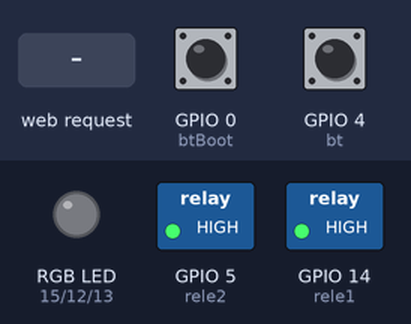
A sketch run on a simulated ESP8266 (NodeMCU). Shown: switched loads named in the sketch (green lamp = pin HIGH), an RGB LED mixed from three pins (HIGH = lit). Inputs (shaded band) come from the test bench; at power-on: GPIO 0 (btBoot) HIGH, GPIO 4 (bt) HIGH. Dim RGB values are drawn brighter than linear; WiFi joins after 1.5 s; servers stay silent unless stated; storage starts empty; EEPROM starts erased.

Above: at 4.7 s.
4.8 s: GPIO 0 (btBoot) pulled LOW for 0.15 s
At 6.0 s:
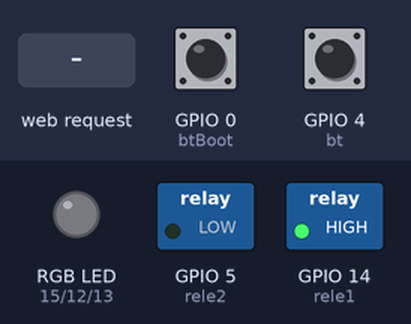
6.4 s: HTTP request GET /Controle?Rele1Quarto=on received
At 7.6 s:
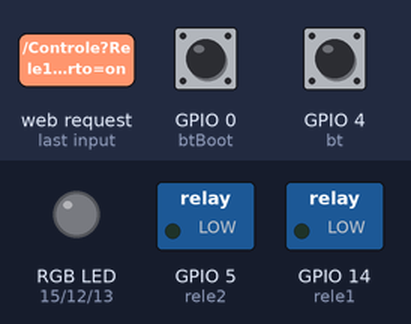
8.3 s: HTTP request GET /Controle?Rele2Quarto=on received
At 9.3 s:
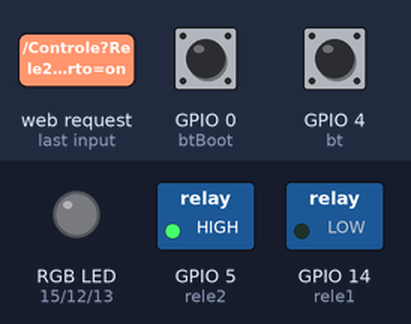
9.8 s: HTTP request GET /Controle?Rele1Quarto=1&Rele2Quarto=1&rgb=1 received
At 10.3 s:
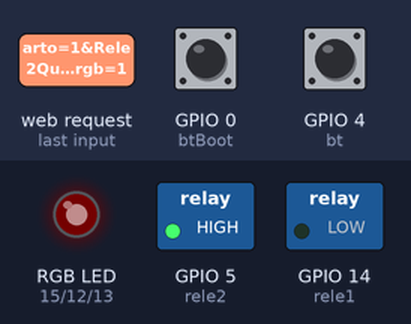
11.3 s: GPIO 0 (btBoot) pulled LOW for 1 s
At 12.1 s:
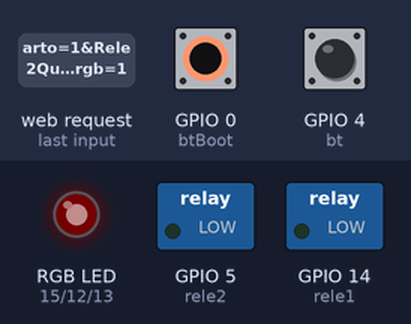
13.8 s: GPIO 4 (bt) pulled LOW for 0.15 s
At 15.2 s:
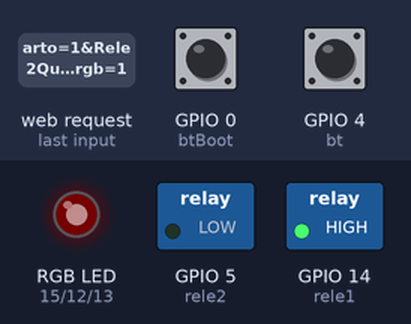
Timing chart, 0 to 16.4 s (numbered marks = the images above; inputs shaded):
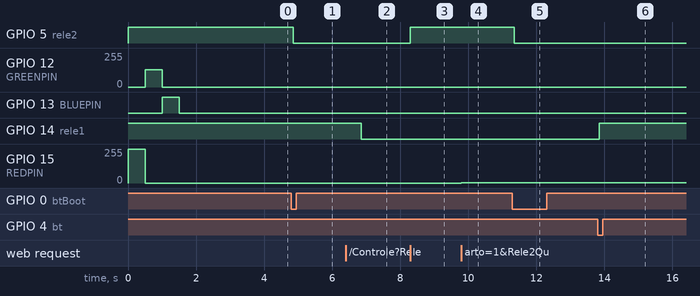

Measured:
- after the input at 4.8 s, GPIO 5 (rele2): HIGH → LOW after 0.05 s
- after the input at 6.4 s, GPIO 14 (rele1): HIGH → LOW after 0.45 s
- after the input at 8.3 s, GPIO 5 (rele2): LOW → HIGH at once
- after the input at 9.8 s, GPIO 15 (REDPIN): 0/255 → 1/255 at once
- after the input at 11.3 s, GPIO 5 (rele2): HIGH → LOW after 0.05 s
- after the input at 13.8 s, GPIO 14 (rele1): LOW → HIGH after 0.05 s

The sketch:

ESP8266-IP-Fixo-WifiManger.ino
```cpp
#include <FS.h>
#include <ESP8266WiFi.h>
#include <ESP8266WebServer.h>
#include <WiFiManager.h>
#include <ArduinoJson.h>
#include <FastLED.h>
#include <EEPROM.h>

#define EEPROM_SIZE 2

char static_ip[16] = "192.168.0.218";
char static_gw[16] = "192.168.0.1";
char static_sn[16] = "255.255.255.0";
bool shouldSaveConfig = false;

int rele1 = 14;
int rele2 = 5;
#define REDPIN   15
#define GREENPIN 12
#define BLUEPIN  13
int bt = 4;
int btBoot = 0;
boolean buttonPress = false;

ESP8266WebServer server(80);
//  Strings com HTML
String Q_1 = "<!DOCTYPE HTML><html><head></head><h1><center>AlexandreDev Automacao / Device-Quarto</center>";
String Q_2 = "</p></center><h3><BR></h3><html>\r\n";
String Ql = "";                                             // Quarto ligado
String Qd = "";                                             // Quarto desligado
String Qil = "";
String Q2 = "<p><center></p><p><h1>Equipamento resetado!</h1></p><p><center></p><p><h2>Conectar-se a rede wifi ''AlexandreDev-Device-Quarto'' e acesse http://192.168.4.1/<h2></p>";
String Qid = "";
String Rele1Quarto;
String Rele2Quarto;
int rele1State;
int rele2State ;
String rgb;
String rgbBrilho;
String ResetEsp; // String para controle

void saveConfigCallback ()
{
  shouldSaveConfig = true;
}
//-------------------------------
void setup()
{
  Serial.begin(9600);
  Ql += Q_1;                                                // Monta tela pra informar que a luz
  Ql += "<p><center></p><p><a href=\"/Controle?Rele1Quarto=on \"><button style=\"background-color: rgb(123,104,238);height: 100px; width: 200px; border-radius: 25px;\"><h1>Rele1</h1></button></a><p><center></p><p><a href=\"/Controle?Rele2Quarto=on \"><button style=\"background-color: rgb(123,104,238);height: 100px; width: 200px; border-radius: 25px;\"><h1>Rele2</h1></button></a><p><center></p><p><a href=\"/Controle?ResetEsp=on \"><button style=\"background-color: rgb(255,0,0);height: 100px; width: 200px; border-radius: 25px;\"><h1>Reset</h1></button></a>";
  Qd += Q_1;

  EEPROM.begin(EEPROM_SIZE);
  rele1State = EEPROM.read(0);
  rele2State = EEPROM.read(1);

int fitaSpeed = 20;
pinMode(rele1, OUTPUT);
pinMode(rele2, OUTPUT);
pinMode(REDPIN,   OUTPUT);
pinMode(GREENPIN, OUTPUT);
pinMode(BLUEPIN,  OUTPUT);
pinMode(bt, INPUT_PULLUP);
pinMode(btBoot, INPUT_PULLUP);
digitalWrite(rele1, rele1State);
digitalWrite(rele2, rele2State);

colorBars();

  if (SPIFFS.begin())
  {

    if (SPIFFS.exists("/config.json"))                      // carregar arquivo caso exista
    {

      File configFile = SPIFFS.open("/config.json", "r");
      if (configFile) {

        size_t size = configFile.size();
        std::unique_ptr<char[]> buf(new char[size]);
        configFile.readBytes(buf.get(), size);
        DynamicJsonBuffer jsonBuffer;
        JsonObject& json = jsonBuffer.parseObject(buf.get());
        json.printTo(Serial);
        if (json.success())
        {

          if (json["ip"])
          {

            strcpy(static_ip, json["ip"]);
            strcpy(static_gw, json["gateway"]);
            strcpy(static_sn, json["subnet"]);

          }

        }

      }
    }
  }

  WiFiManager wifiManager;

  wifiManager.setSaveConfigCallback(saveConfigCallback);      //salva a configuração recebida
  IPAddress _ip, _gw, _sn;                                    //salvar IP
  _ip.fromString(static_ip);
  _gw.fromString(static_gw);
  _sn.fromString(static_sn);
  wifiManager.setSTAStaticIPConfig(_ip, _gw, _sn);

  // wifiManager.resetSettings();                               //reset para apagar senha wifi

  wifiManager.setMinimumSignalQuality();                        //confiura qualidade minima de sinal do wifi padrão 8%

  if (!wifiManager.autoConnect("AlexandreDev-Device-Quarto", "91906245")) //verififcar se o wifi se conectou
  {
    delay(3000);
    ESP.reset();                                                //reinicia o ESP caso não conecte em nenhum rede
    delay(5000);
  }

  if (shouldSaveConfig)                                         //salva as configuração recebidas
  {

    DynamicJsonBuffer jsonBuffer;
    JsonObject& json = jsonBuffer.createObject();
    json["ip"] = WiFi.localIP().toString();
    json["gateway"] = WiFi.gatewayIP().toString();
    json["subnet"] = WiFi.subnetMask().toString();
    File configFile = SPIFFS.open("/config.json", "w");
    if (!configFile)
    {
     // verifica se ouve erro na leitura dos arquivos
    }
    json.prettyPrintTo(Serial);
    json.printTo(configFile);
    configFile.close();    //fechar e salvar a configuração
  }

  //Serial.println("local ip");
  //Serial.println(WiFi.localIP());
  //Serial.println(WiFi.gatewayIP());
 // Serial.println(WiFi.subnetMask());

  server.on("/", []()                                       // Ao request
  {
    server.send(200, "text/html", Ql);                      // Executa o HTML Ql (Quarto ligado)
  });

  server.on("/status",[](){
    if (digitalRead(rele1) == HIGH)                        // Se a saida esta ligada, carrega a pagina "ligada"
    {
      server.send(200, "text/json", "{\"Rele 1\": \"Ligado\"}");
    }
    if (digitalRead(rele2) == HIGH)                        // Se a saida esta ligada, carrega a pagina "ligada"
    {
      server.send(200, "text/json", "{\"Rele 2\": \"Ligado\"}");
    }
    if (digitalRead(rele1) == LOW)                         // Se a saida esta desligada, carrega a pagina "desligada"
    {
     server.send(200, "text/json", "{\"Rele 1\": \"Desligado\"}");
    }
    if (digitalRead(rele2) == LOW)                         // Se a saida esta desligada, carrega a pagina "desligada"
    {
     server.send(200, "text/json", "{\"Rele 2\": \"Desligado\"}");
    }

  });
  server.on("/Controle", []()                               // Ao requeste
  {
    WiFiManager wifiManager;
    Rele1Quarto = server.arg("Rele1Quarto");
    Rele2Quarto = server.arg("Rele2Quarto");
    rgb = server.arg("rgb");
    ResetEsp = server.arg("ResetEsp");
    rgbBrilho = server.arg("rgbBrilho");

    int finalRGB = rgb.indexOf("a");
    String valorReq = rgb.substring(0, finalRGB);
    String valorBri = rgb.substring(finalRGB + 1);

    if(Rele1Quarto == "on") {
      digitalWrite(rele1, !digitalRead(rele1));
       EEPROM.write(0, digitalRead(rele1));
       EEPROM.commit();

    }
    if(Rele2Quarto == "on"){
      digitalWrite(rele2, !digitalRead(rele2));
      EEPROM.write(1, digitalRead(rele2));
      EEPROM.commit();
    }

    if(rgb == "off"){
      showAnalogRGB( CRGB::Black );
    }

    if(valorReq == "white"){
       showAnalogRGB( CHSV( 255, 120, valorBri.toInt()));
    }

    if(rgb != "" && rgb != "off" && valorReq != "white" ){
      showAnalogRGB( CHSV( valorReq.toInt(), 255, valorBri.toInt()) );
    }

    if(ResetEsp == "on"){
      server.send(200, "text/html", Q2);
      delay(2000);
      wifiManager.resetSettings();
      delay(8000);
      ESP.reset();
    }

    server.send(200, "text/html", Ql);


   /* if (digitalRead(rele1) == HIGH)                        // Se a saida esta ligada, carrega a pagina "ligada"
    {
      Qil += Ql;                                            // Monta tela nova quarto ligado
      Qil +=  "<p><center>Rele1 Ligado</p>";
      server.send(200, "text/html", Qil);                   // Mostra Quarto ligado
      Qil = "";                                             // Limpa valor de temperatura e umidade
    }    if (digitalRead(rele2) == HIGH)                        // Se a saida esta ligada, carrega a pagina "ligada"
    {
      Qid += Ql;                                            // Monta tela nova quarto ligado
      Qid +=  "<p><center>Rele2 Ligado</p>";
      server.send(200, "text/html", Qid);                   // Mostra Quarto ligado
      Qil = "";                                             // Limpa valor de temperatura e umidade
    }*/

    delay(100);                                             // Delay
  });
  server.begin();                                           // Inicaliza servidor

}
//-------------------------------

void showAnalogRGB( const CRGB& rgb)
{
  analogWrite(REDPIN,   rgb.r );
  analogWrite(GREENPIN, rgb.g );
  analogWrite(BLUEPIN,  rgb.b );
}

void colorBars()
{
  showAnalogRGB( CRGB::Red );   delay(500);
  showAnalogRGB( CRGB::Green ); delay(500);
  showAnalogRGB( CRGB::Blue );  delay(500);
  showAnalogRGB( CRGB::Black ); delay(500);
}

void loop()
{
  WiFiManager wifiManager;
  server.handleClient();

  digitalRead(btBoot) == HIGH;
  digitalRead(bt) == HIGH;

  if(digitalRead(btBoot) == LOW){
    delay(50);
    digitalWrite(rele2, !digitalRead(rele2));
    digitalRead(btBoot) == HIGH;
    delay(2000);
    if(digitalRead(btBoot) == LOW){
      ESP.reset();
    }

    }

   if(digitalRead(bt) == LOW && buttonPress == false){
    delay(50);
      if(digitalRead(bt) == LOW){
        digitalWrite(rele1, !digitalRead(rele1));
        buttonPress = true;
        delay(1000);
        buttonPress = false;
        }
      }

      if (digitalRead(bt) == LOW)                           // Se reset foi pressionado
     {
         delay(5000);                                              // Aguarda 3 minutos segundos
         if (digitalRead(bt) == LOW)                         // Se reset continua pressionado
    {
      server.send(200, "text/html", Q2);
      delay(2000);
      wifiManager.resetSettings();
      delay(8000);
      ESP.reset();
    }
    }

    if( rgb == "blinkNormal"){
        static uint8_t hue;
        hue = hue + 1;
        showAnalogRGB( CHSV( hue, 255, 255) );
        delay(20);
    }
    if( rgb == "blinkRapido"){
        static uint8_t hue;
        hue = hue + 1;
        showAnalogRGB( CHSV( hue, 255, 255) );
    }
    if( rgb == "blinkLento"){
        static uint8_t hue;
        hue = hue + 1;
        showAnalogRGB( CHSV( hue, 255, 255) );
        delay(300);
    }


}


//http://192.168.0.106/Controle?FanQuarto=on
//http://192.168.0.106/controle?rgb=140a200
//http://192.168.0.106/controle?rgb=blinkNormal
//http://192.168.0.106/controle?rgb=255a155
//http://192.168.0.106/controle?
```
